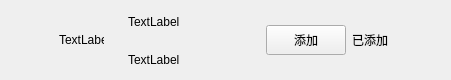
<?xml version="1.0" encoding="UTF-8"?>
<ui version="4.0">
 <class>ApplyFriendItem</class>
 <widget class="QWidget" name="ApplyFriendItem">
  <property name="geometry">
   <rect>
    <x>0</x>
    <y>0</y>
    <width>451</width>
    <height>80</height>
   </rect>
  </property>
  <property name="minimumSize">
   <size>
    <width>0</width>
    <height>80</height>
   </size>
  </property>
  <property name="maximumSize">
   <size>
    <width>16777215</width>
    <height>80</height>
   </size>
  </property>
  <property name="windowTitle">
   <string>Form</string>
  </property>
  <layout class="QHBoxLayout" name="horizontalLayout">
   <property name="spacing">
    <number>6</number>
   </property>
   <property name="leftMargin">
    <number>9</number>
   </property>
   <property name="topMargin">
    <number>0</number>
   </property>
   <property name="rightMargin">
    <number>0</number>
   </property>
   <property name="bottomMargin">
    <number>0</number>
   </property>
   <item>
    <spacer name="horizontalSpacer">
     <property name="orientation">
      <enum>Qt::Horizontal</enum>
     </property>
     <property name="sizeType">
      <enum>QSizePolicy::Fixed</enum>
     </property>
     <property name="sizeHint" stdset="0">
      <size>
       <width>50</width>
       <height>20</height>
      </size>
     </property>
    </spacer>
   </item>
   <item>
    <widget class="QLabel" name="icon_lb">
     <property name="minimumSize">
      <size>
       <width>45</width>
       <height>45</height>
      </size>
     </property>
     <property name="maximumSize">
      <size>
       <width>45</width>
       <height>45</height>
      </size>
     </property>
     <property name="text">
      <string>TextLabel</string>
     </property>
    </widget>
   </item>
   <item>
    <widget class="QWidget" name="widget" native="true">
     <layout class="QHBoxLayout" name="horizontalLayout_2">
      <property name="topMargin">
       <number>2</number>
      </property>
      <property name="bottomMargin">
       <number>2</number>
      </property>
      <item>
       <widget class="QWidget" name="widget_2" native="true">
        <property name="minimumSize">
         <size>
          <width>0</width>
          <height>0</height>
         </size>
        </property>
        <property name="maximumSize">
         <size>
          <width>16777215</width>
          <height>16777215</height>
         </size>
        </property>
        <layout class="QVBoxLayout" name="verticalLayout">
         <property name="spacing">
          <number>10</number>
         </property>
         <property name="topMargin">
          <number>5</number>
         </property>
         <property name="bottomMargin">
          <number>5</number>
         </property>
         <item>
          <widget class="QLabel" name="user_name_lb">
           <property name="minimumSize">
            <size>
             <width>100</width>
             <height>30</height>
            </size>
           </property>
           <property name="maximumSize">
            <size>
             <width>200</width>
             <height>30</height>
            </size>
           </property>
           <property name="text">
            <string>TextLabel</string>
           </property>
          </widget>
         </item>
         <item>
          <widget class="QLabel" name="user_chat_lb">
           <property name="minimumSize">
            <size>
             <width>100</width>
             <height>30</height>
            </size>
           </property>
           <property name="maximumSize">
            <size>
             <width>500</width>
             <height>30</height>
            </size>
           </property>
           <property name="text">
            <string>TextLabel</string>
           </property>
          </widget>
         </item>
        </layout>
       </widget>
      </item>
      <item>
       <widget class="ClickedBtn" name="addBtn">
        <property name="minimumSize">
         <size>
          <width>80</width>
          <height>30</height>
         </size>
        </property>
        <property name="maximumSize">
         <size>
          <width>80</width>
          <height>30</height>
         </size>
        </property>
        <property name="text">
         <string>添加</string>
        </property>
       </widget>
      </item>
      <item>
       <widget class="QLabel" name="already_add_lb">
        <property name="minimumSize">
         <size>
          <width>40</width>
          <height>0</height>
         </size>
        </property>
        <property name="maximumSize">
         <size>
          <width>40</width>
          <height>16777215</height>
         </size>
        </property>
        <property name="text">
         <string>已添加</string>
        </property>
       </widget>
      </item>
      <item>
       <spacer name="horizontalSpacer_2">
        <property name="orientation">
         <enum>Qt::Horizontal</enum>
        </property>
        <property name="sizeType">
         <enum>QSizePolicy::Fixed</enum>
        </property>
        <property name="sizeHint" stdset="0">
         <size>
          <width>50</width>
          <height>20</height>
         </size>
        </property>
       </spacer>
      </item>
     </layout>
    </widget>
   </item>
  </layout>
 </widget>
 <customwidgets>
  <customwidget>
   <class>ClickedBtn</class>
   <extends>QPushButton</extends>
   <header>clickedbtn.h</header>
  </customwidget>
 </customwidgets>
 <resources/>
 <connections/>
</ui>
